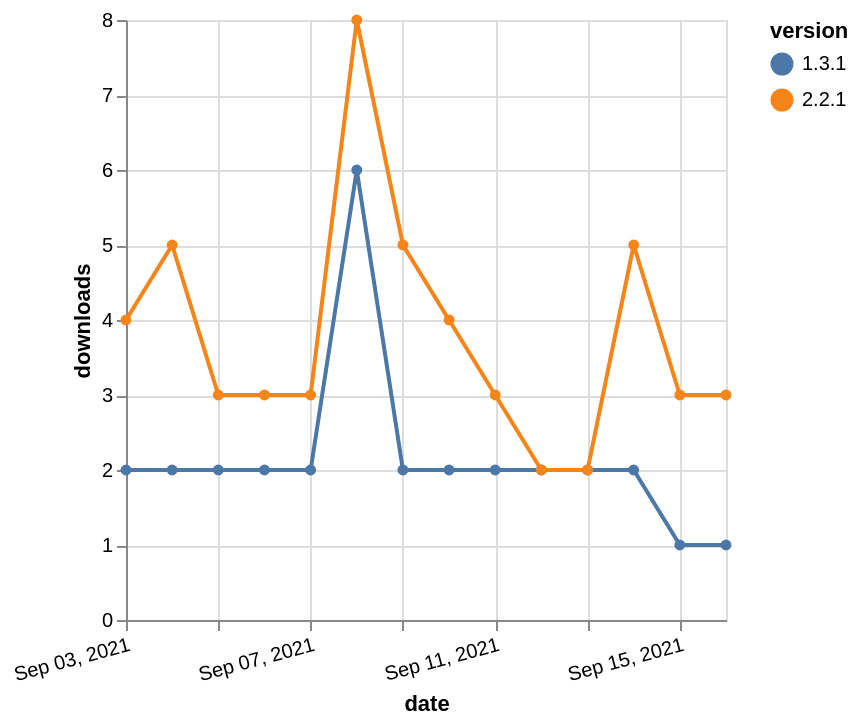

Write a Vega-Lite specification for this figure.
### Vega-Lite specification from a JSON file in a GitHub repository (floating-point values rounded to 4 significant figures)
{"$schema": "https://vega.github.io/schema/vega-lite/v5.json", "description": "A simple bar chart with embedded data.", "data": {"values": [{"date": "2021-09-03", "total": 8769, "delta": 2, "version": "1.3.1"}, {"date": "2021-09-04", "total": 8771, "delta": 2, "version": "1.3.1"}, {"date": "2021-09-05", "total": 8773, "delta": 2, "version": "1.3.1"}, {"date": "2021-09-06", "total": 8775, "delta": 2, "version": "1.3.1"}, {"date": "2021-09-07", "total": 8777, "delta": 2, "version": "1.3.1"}, {"date": "2021-09-08", "total": 8783, "delta": 6, "version": "1.3.1"}, {"date": "2021-09-09", "total": 8785, "delta": 2, "version": "1.3.1"}, {"date": "2021-09-10", "total": 8787, "delta": 2, "version": "1.3.1"}, {"date": "2021-09-11", "total": 8789, "delta": 2, "version": "1.3.1"}, {"date": "2021-09-12", "total": 8791, "delta": 2, "version": "1.3.1"}, {"date": "2021-09-13", "total": 8793, "delta": 2, "version": "1.3.1"}, {"date": "2021-09-14", "total": 8795, "delta": 2, "version": "1.3.1"}, {"date": "2021-09-15", "total": 8796, "delta": 1, "version": "1.3.1"}, {"date": "2021-09-16", "total": 8797, "delta": 1, "version": "1.3.1"}, {"date": "2021-09-03", "total": 5325, "delta": 4, "version": "2.2.1"}, {"date": "2021-09-04", "total": 5330, "delta": 5, "version": "2.2.1"}, {"date": "2021-09-05", "total": 5333, "delta": 3, "version": "2.2.1"}, {"date": "2021-09-06", "total": 5336, "delta": 3, "version": "2.2.1"}, {"date": "2021-09-07", "total": 5339, "delta": 3, "version": "2.2.1"}, {"date": "2021-09-08", "total": 5347, "delta": 8, "version": "2.2.1"}, {"date": "2021-09-09", "total": 5352, "delta": 5, "version": "2.2.1"}, {"date": "2021-09-10", "total": 5356, "delta": 4, "version": "2.2.1"}, {"date": "2021-09-11", "total": 5359, "delta": 3, "version": "2.2.1"}, {"date": "2021-09-12", "total": 5361, "delta": 2, "version": "2.2.1"}, {"date": "2021-09-13", "total": 5363, "delta": 2, "version": "2.2.1"}, {"date": "2021-09-14", "total": 5368, "delta": 5, "version": "2.2.1"}, {"date": "2021-09-15", "total": 5371, "delta": 3, "version": "2.2.1"}, {"date": "2021-09-16", "total": 5374, "delta": 3, "version": "2.2.1"}]}, "width": "container", "mark": {"type": "line", "point": {"filled": true}}, "encoding": {"x": {"field": "date", "type": "temporal", "timeUnit": "yearmonthdate", "title": "date", "axis": {"labelAngle": -15}}, "y": {"field": "delta", "type": "quantitative", "title": "downloads"}, "color": {"field": "version", "type": "nominal"}, "tooltip": {"field": "delta"}}}
